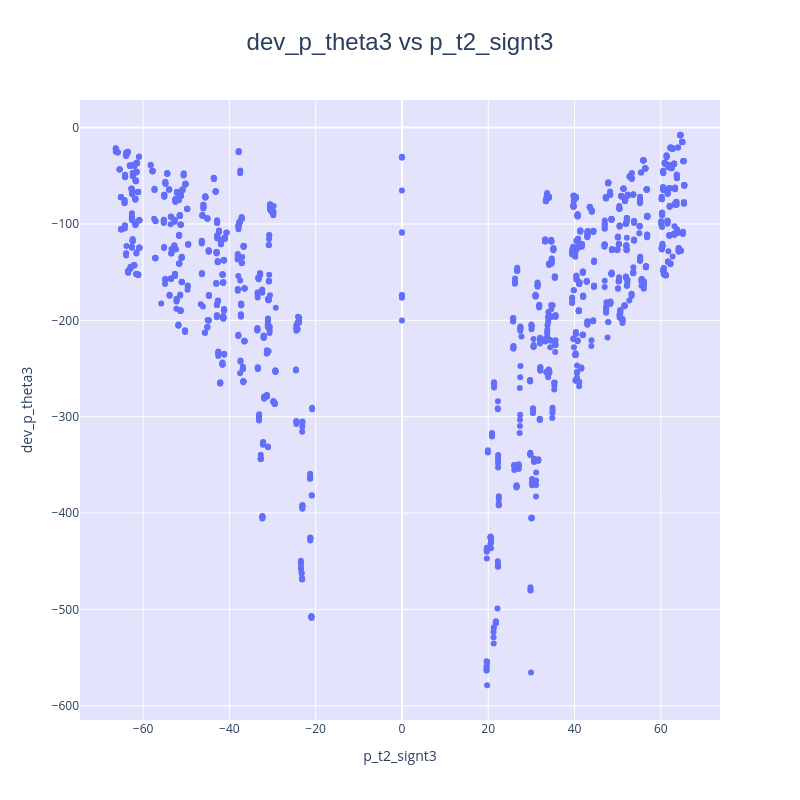

Notebook code cell kept with this figure:
### Code cell
fig = go.Figure()

yfield='dev_p_theta3'
xfield='p_t3_sint2'
xfield='p_theta2'
xfield='p_t2_signt3'
fig.add_trace(go.Scatter(
    x=d[xfield], y=d[yfield], 
    mode='markers', name=xfield, 
    marker=dict(size=6)
))

fig.update_layout(
    title=dict(text=f'{yfield} vs {xfield}', x=0.5, font=dict(size=24, family='Arial')),
    xaxis_title=f'{xfield}',
    yaxis_title=f'{yfield}',
    plot_bgcolor='rgba(200, 200, 250, 0.5)',
    legend=dict(x=0.01, y=0.99),
    hovermode='x unified',
        height=800, width=800
)

fig.show()

### Figure 1 — Plotly figure (JSON) as saved in the notebook; plotly's stock layout.template omitted (floating-point values rounded to 4 significant figures; data arrays with more than 128 entries replaced by an {"elided": "..."} marker saying what was removed)
{"data": [{"marker": {"size": 6}, "mode": "markers", "name": "p_t2_signt3", "type": "scatter", "x": {"elided": "2962 float values"}, "y": {"elided": "2962 float values"}}], "layout": {"height": 800, "hovermode": "x unified", "legend": {"x": 0.01, "y": 0.99}, "plot_bgcolor": "rgba(200, 200, 250, 0.5)", "title": {"font": {"family": "Arial", "size": 24}, "text": "dev_p_theta3 vs p_t2_signt3", "x": 0.5}, "width": 800, "xaxis": {"title": {"text": "p_t2_signt3"}}, "yaxis": {"title": {"text": "dev_p_theta3"}}}}
